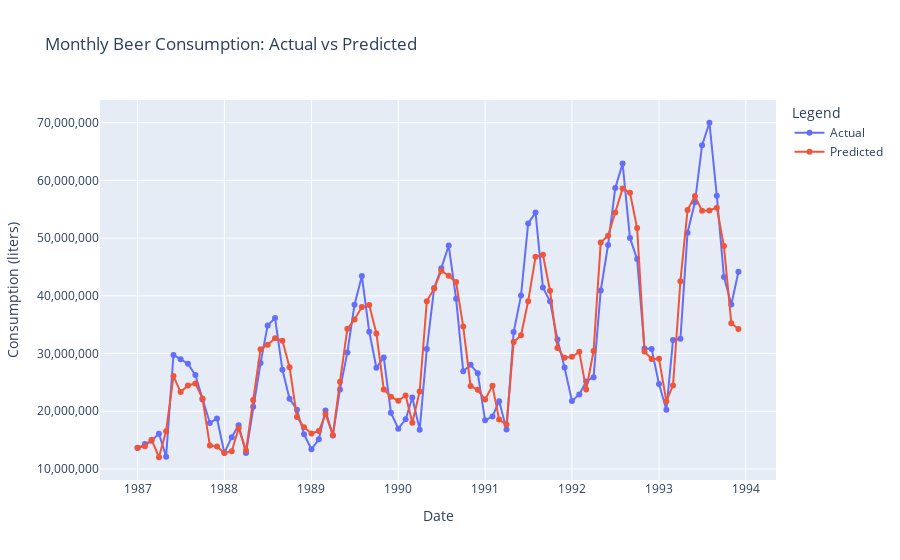

The notebook cell this image was saved under:
### Code cell
import plotly.express as px
import pandas as pd


# Rename for clarity (if not already renamed)
merged_df['Actual'] = merged_df['Beer Consumption  (lt)']

# Generate predicted values
merged_df['Predicted'] = model_new.predict(sm.add_constant(X_new))

# Melt the DataFrame to long format for Plotly
df_melted = merged_df.melt(id_vars='Time', value_vars=['Actual', 'Predicted'],
                           var_name='Type', value_name='Beer Consumption')

# Plot interactive line chart
fig = px.line(df_melted, x='Time', y='Beer Consumption', color='Type',
              markers=True, title='Monthly Beer Consumption: Actual vs Predicted',
              labels={'Time': 'Date', 'Beer Consumption': 'Consumption (liters)', 'Type': 'Legend'})

# Format y-axis to show full numbers with commas
fig.update_layout(yaxis_tickformat=",")

# Optional: zoom, hover, etc.
fig.update_traces(mode='lines+markers')
fig.show()
